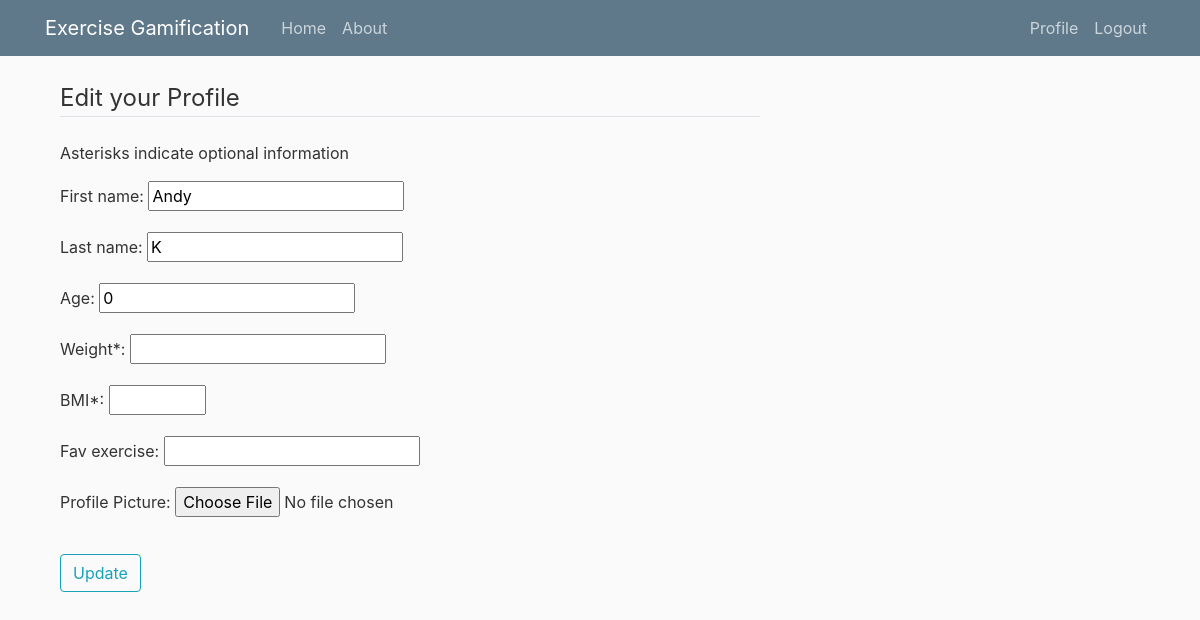
The app's page /profile/edit/ (signed in), older data.
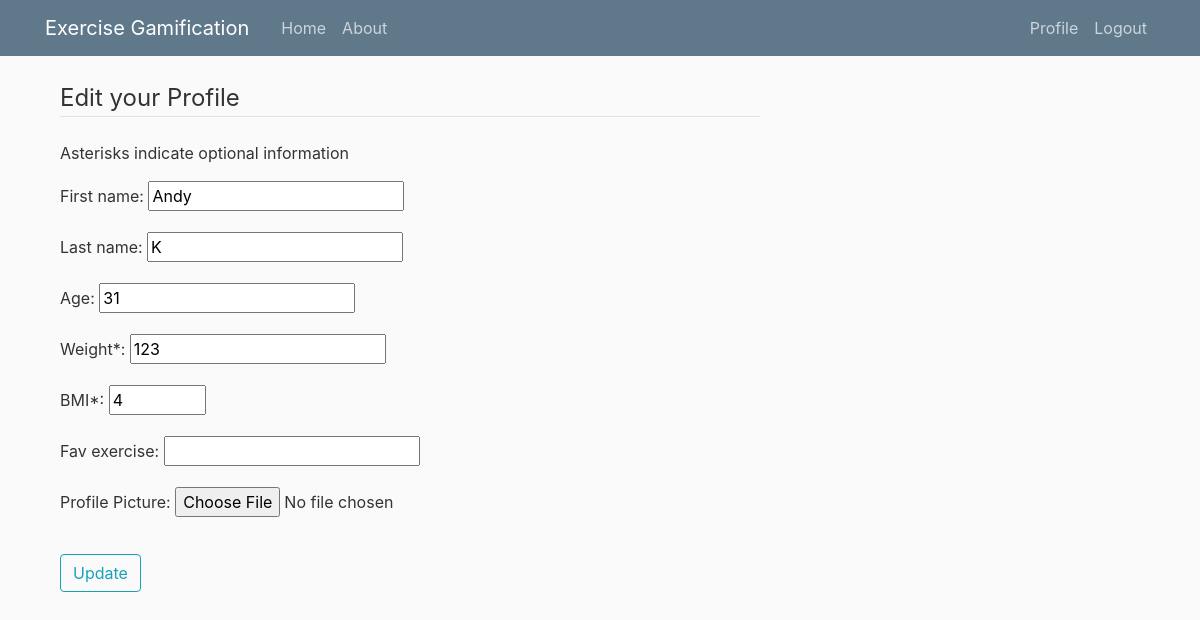
The same page, newer data.
### exercisegamification/models.py (models this page shows, shortened)
class Profile(models.Model):
    user = models.OneToOneField(User, on_delete=models.CASCADE)
    first_name = models.TextField(max_length=30, blank=True)
    last_name = models.TextField(max_length=30, blank=True)
    age = models.IntegerField(default=0)
    weight = models.IntegerField(null=True, blank=True)
    bmi = models.IntegerField(null=True, blank=True)
    fav_exercise = models.TextField(max_length=500, blank=True)
    profile_pic = models.ImageField(null=True, blank=True, upload_to='profile/')
    public = models.BooleanField(default=False)
    private = models.BooleanField(default=True)

### exercisegamification/views.py (the view)
# urls.py: path('profile/edit/', views.edit_profile, name='edit_profile'),
def edit_profile(request):
    loggedProfile = Profile.objects.get(user=request.user)
    if request.method == 'POST':
        req_form = EditProfileForm(request.POST, request.FILES)
        if req_form.is_valid():
            loggedProfile.first_name = req_form.cleaned_data.get('first_name')
            loggedProfile.last_name = req_form.cleaned_data.get('last_name')
            loggedProfile.age = req_form.cleaned_data.get('age')
            loggedProfile.weight = req_form.cleaned_data.get('weight')
            loggedProfile.bmi = req_form.cleaned_data.get('bmi')
            loggedProfile.fav_exercise = req_form.cleaned_data.get('fav_exercise')
            loggedProfile.profile_pic = req_form.cleaned_data.get('profile_pic')
            loggedProfile.save()
            return redirect('/profile/')
    else:
        req_form = EditProfileForm(initial = {'first_name':loggedProfile.first_name, 'last_name': loggedProfile.last_name, 'age'
                                          :loggedProfile.age, 'weight': loggedProfile.weight, 'bmi': loggedProfile.bmi,
                                              'fav_exercise': loggedProfile.fav_exercise, 'profile_pic': loggedProfile.profile_pic})
        args = {'req_form': req_form}
        return render(request, 'exercisegamification/edit_profile.html', args)

### exercisegamification/forms.py
class EditProfileForm(ModelForm):
    first_name = forms.CharField(max_length=50, required=True)
    last_name = forms.CharField(max_length=50, required=True)
    age = forms.IntegerField(max_value=None,min_value=0, label="Age")
    weight = forms.IntegerField(max_value=None, min_value=0, required=False, label='Weight*')
    bmi = forms.IntegerField(max_value=100, min_value=0, required=False, label='BMI*')
    fav_exercise = forms.CharField(max_length=500, required=True)
    profile_pic = forms.ImageField(required=False, label='Profile Picture')
    class Meta:
        model = Profile
        fields = (
            'first_name',
            'last_name',
            'age',
            'weight',
            'bmi',
            'fav_exercise',
            'profile_pic'
        )

### exercisegamification/templates/exercisegamification/edit_profile.html (shortened to what this page needs)
{% extends "exercisegamification/base.html" %}
{% block content %}
<div class="container">
    <form method="post" enctype="multipart/form-data">
        <fieldset class="form-group">
            <legend class="border-bottom mb-4">Edit your Profile</legend>
            <p>Asterisks indicate optional information</p>
            {{ req_form.as_p }}
        </fieldset>
        <button type="submit" class = "btn btn-outline-info">Update</button>
    </form>
</div>
{% endblock %}

Row changes from the older to the newer data that the page shows:
changed Profile "Andy": age "0" → "31"; weight (not shown) → "123"; bmi (not shown) → "4"
